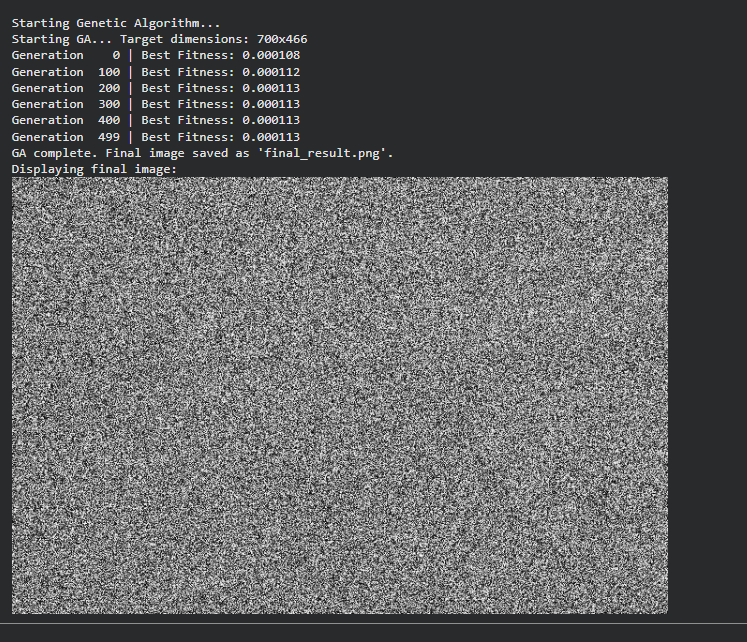
#> input picture image (2).png, 747 x 642 px
$ python particle_swarm_optimization.py
#> lines starting #> are read from the running program, lines starting #| are printed output that depends on the picture; after the words box and inside, x2 and y2 are one past the last pixel; in counts of white or black regions, pixels touching at a corner belong together; long printed decimals are rounded
# -*- coding: utf-8 -*-
"""Particle Swarm Optimization.ipynb

Automatically generated by Colab.

Original file is located at
    https://colab.research.google.com/drive/10LllYPmcsv1xT7FVe6DaoiJgGoXNsDQn
"""

import numpy as np
import cv2
from google.colab import files

uploaded = files.upload()
#> the answer given: image (2).png
path = list(uploaded.keys())[0]
img = cv2.imread(path, cv2.IMREAD_GRAYSCALE)
#> img: shape (642, 747); min 0, max 254, mean 96.1
assert img is not None, "Could not read image"

K = 4
N = 30
ITERS = 20
w, c1, c2 = 0.7, 1.5, 1.5
LOW, HIGH = 1, 254

hist = np.bincount(img.ravel(), minlength=256).astype(float)
#> hist = 256 values, max 182524 at index 43, min 0 at index 255, mean 1873.3
prob = hist / hist.sum()
#> prob = 256 values, max 0.381 at index 43, min 0 at index 255, mean 0.00391
levels = np.arange(256)
total_mean = (prob * levels).sum()
#> total_mean = 96.08

def fitness(th):
    t = np.sort(np.clip(np.round(th).astype(int), LOW, HIGH))
    edges = np.concatenate(([0], t, [256]))
    var = 0.0
    for a, b in zip(edges[:-1], edges[1:]):
        wt = prob[a:b].sum()
        if wt > 0:
            mu = (prob[a:b] * levels[a:b]).sum() / wt
            var += wt * (mu - total_mean) ** 2
#> this loop made 5 passes
#> (wt, mu, var) on passes 1 to 5: (4.8e-05, 3.26, 0.413), (0.00055, 8.06, 4.68), (0.459, 44.16, 1241.7), (0.37, 117.2, 1407.6), (0.17, 190.3, 2919.1)
#> after the loop, var = 2919.1
    return var

rng = np.random.default_rng(0)
x = rng.uniform(LOW, HIGH, (N, K))
v = rng.uniform(-5, 5, (N, K))
pbest = x.copy()
pbest_val = np.array([fitness(p) for p in x])
#> the loop in fitness (call 2), `for a, b in zip(edges[:-1], edges[1:]):` made 5 passes
#> (a, b, wt, mu, var) on passes 1 to 5: (0, 154, 0.799, 73.62, 403), (154, 186, 0.112, 168.5, 990.5), (186, 207, 0.0501, 195.3, 1483.4), (207, 232, 0.0345, 218.1, 1996.6), (232, 256, 0.00462, 238.1, 2089.6)
#> pbest_val = 30 values, max 3101.1 at index 8, min 345.1 at index 23, mean 2481
g = pbest[pbest_val.argmax()].copy()
#> g = [35.18, 183.5, 133.9, 79.49]
gbest_val = pbest_val.max()
#> gbest_val = 3101.1

print("Starting PSO Optimization...")
for it in range(ITERS):
    for i in range(N):
        r1, r2 = rng.random(K), rng.random(K)
        v[i] = w * v[i] + c1 * r1 * (pbest[i] - x[i]) + c2 * r2 * (g - x[i])
        x[i] = np.clip(x[i] + v[i], LOW, HIGH)
        f = fitness(x[i])
        if f > pbest_val[i]:
            pbest[i], pbest_val[i] = x[i].copy(), f
            if f > gbest_val:
                g, gbest_val = x[i].copy(), f
    print(f"Iteration {it+1:d}/{ITERS} - Best Fitness: {gbest_val:.6f}")
#> this loop made 20 passes
#| Iteration 1/20 - Best Fitness: 3151.552
#| Iteration 2/20 - Best Fitness: 3151.552
#| Iteration 3/20 - Best Fitness: 3151.552
#| Iteration 4/20 - Best Fitness: 3151.552
#| Iteration 5/20 - Best Fitness: 3152.288
#| Iteration 6/20 - Best Fitness: 3157.031
#| Iteration 7/20 - Best Fitness: 3157.031
#| Iteration 8/20 - Best Fitness: 3157.031
#> (further printed lines are left out)
#> after the loop, g = [68.1, 111.4, 185.4, 148.3]; gbest_val = 3159.5; pbest = 30 rows, first 6: [57.62, 109.8, 174.5, 143.8], [76.27, 177.8, 147.7, 96.56], [56.57, 193.9, 163.8, 120.6], [64.4, 98.93, 190, 148.8], [189.9, 88.65, 85.71, 129.5], [68.1, 111.4, 185.4, 148.3]; pbest_val = 30 values, max 3159.5 at index 5, min 3077.1 at index 4, mean 3144.2; v = 30 rows, first 6: [-20.39, 6.01, -24.09, -0.0516], [-2.62, -37.1, 11.06, -102.5], [5.15, -58.91, 13.42, -42.1], [25.94, -15.32, -3.95, 0.886], [177, 12.32, 27.54, 7.97], [-3.75, 3.32, 1.41, 1.58]; x = 30 rows, first 6: [54.43, 111.2, 175.6, 135.1], [69.25, 138.4, 161.2, 131.5], [59.34, 105.1, 190.3, 117.5], [64.4, 98.93, 190, 148.8], [232.3, 119.1, 92.46, 143.3], [64.34, 114.7, 186.8, 149.9]

thresholds = np.sort(np.round(g).astype(int))
#> thresholds = [68, 111, 148, 185]
print("\nOptimal thresholds:", thresholds)
#| Optimal thresholds: [ 68 111 148 185]

# ---------- 5. Segmentation ----------
labels = np.digitize(img, thresholds) # class 0..K per pixel
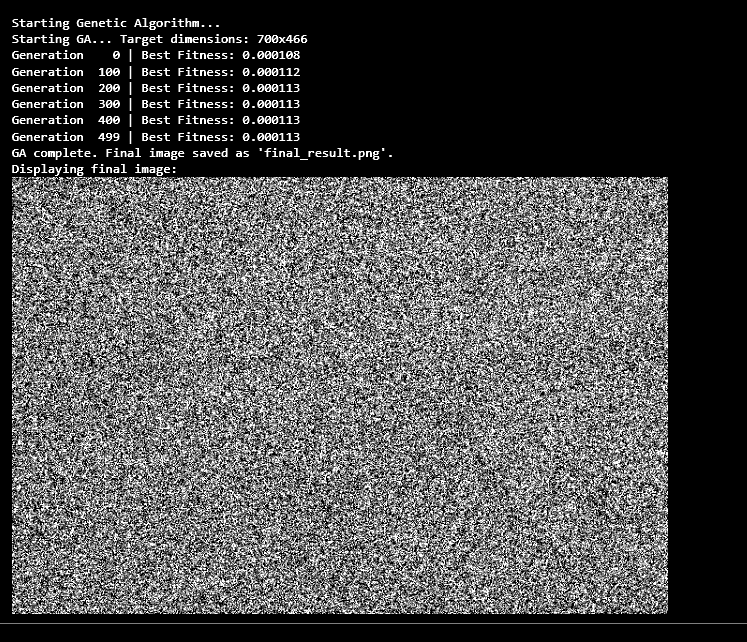
#> labels: shape (642, 747) int64; min 0, max 4, mean 1.25; drawn with min black and max white
seg = np.zeros_like(img)
for k in range(K + 1):
    m = labels == k
    if m.any():
        seg[m] = int(img[m].mean()) # segment mean intensity
#> this loop made 5 passes
#> pass 1, `m = labels == k`:
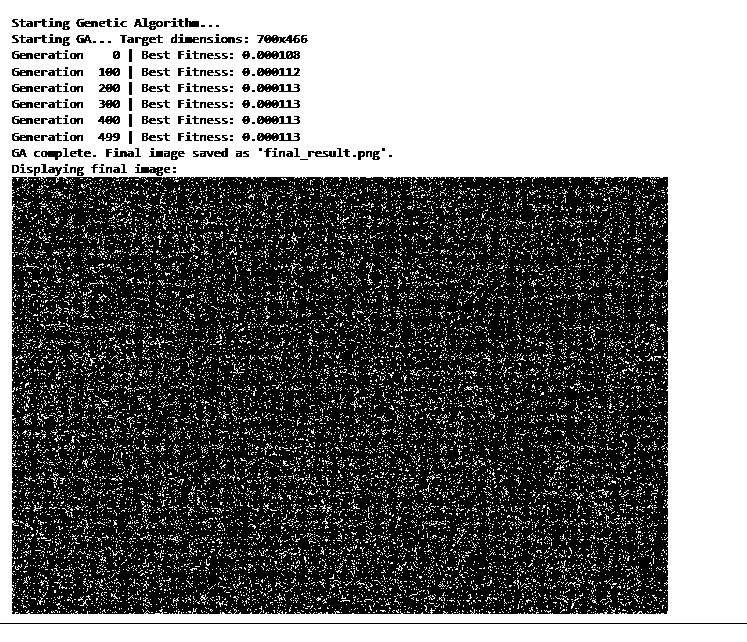
#> m: shape (642, 747) bool; 45.6% white; 15317 white regions (15299 under 20 px), largest, box (x1, y1, x2, y2) and area: (0, 0, 747, 623) 168910, (0, 624, 747, 642) 13446, (598, 489, 609, 498) 27
#> pass 2, `m = labels == k`:
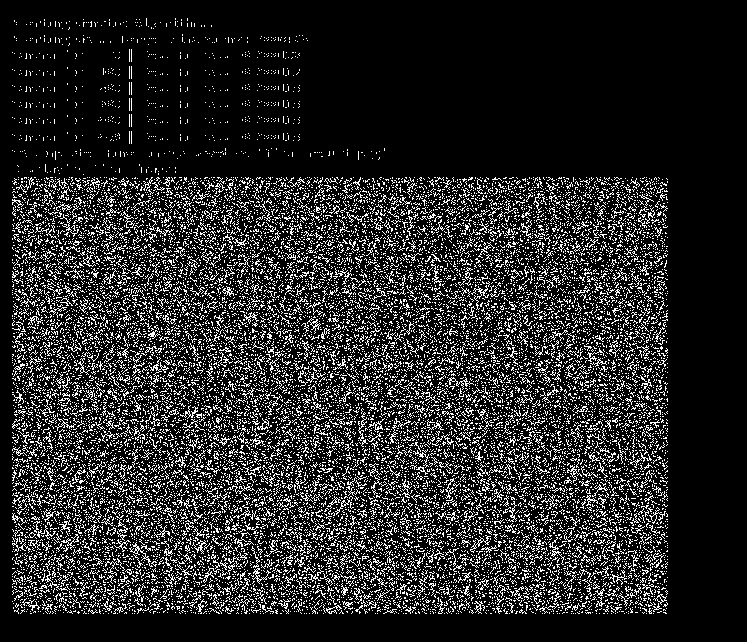
#> m: shape (642, 747) bool; 15.6% white in thin lines or dots, all inside (x1, y1, x2, y2) = (12, 18, 668, 614)
#> pass 3, `m = labels == k`:
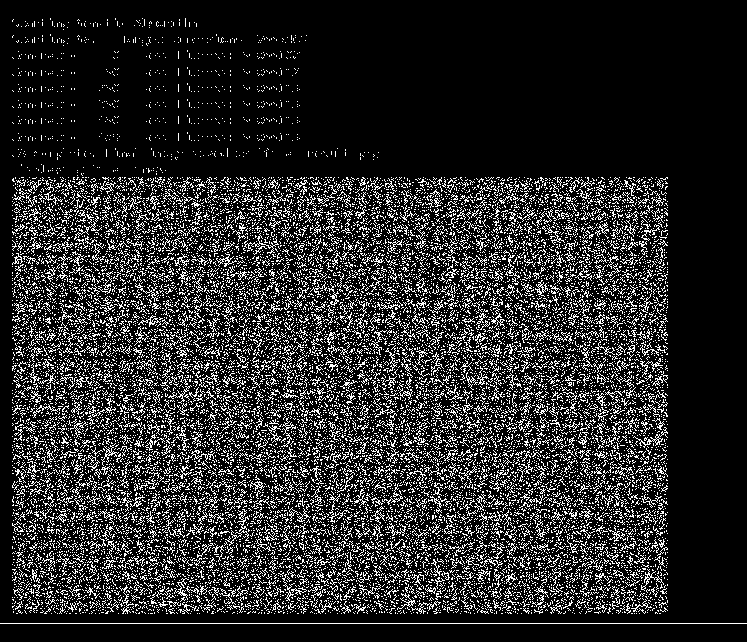
#> m: shape (642, 747) bool; 16.3% white in thin lines or dots

cv2.imwrite("segmented.png", seg)
files.download("segmented.png")

import matplotlib.pyplot as plt

# Display the original and segmented images side-by-side
fig, axes = plt.subplots(1, 2, figsize=(12, 6))

axes[0].imshow(img, cmap='gray')
axes[0].set_title('Original Image')
axes[0].axis('off')

axes[1].imshow(seg, cmap='gray')
axes[1].set_title(f'Segmented Image ({K+1} classes)')
axes[1].axis('off')

plt.tight_layout()
plt.show()
